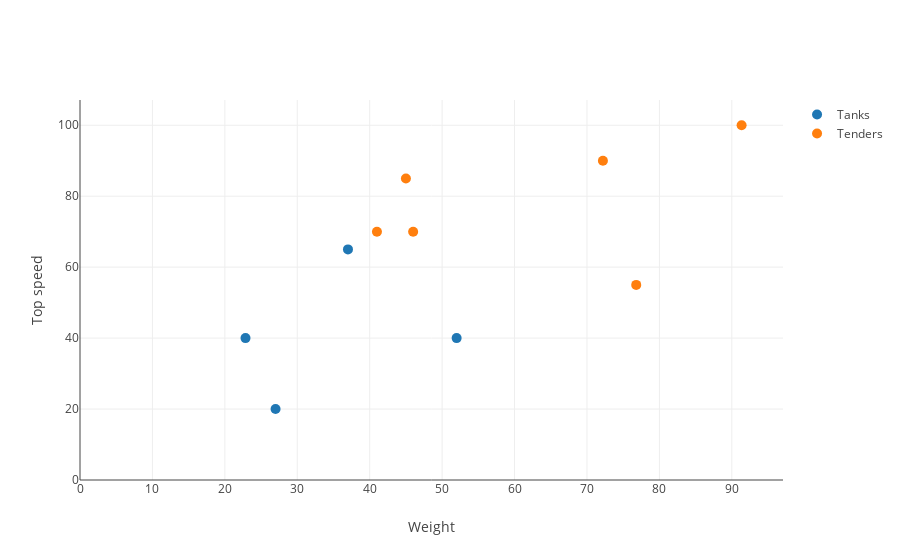

The notebook cell this image was saved under:
### Markdown cell above
If we want to use colour to show some categorical variable, we draw multiple traces onto one plot:

### Code cell
tanks_df = trains[trains['engine_type']=='Tank']
tenders_df = trains[trains['engine_type']=='Tender']

tanks_scatter = go.Scatter(x=tanks_df['weight_tons'], y=tanks_df['top_speed_mph'], 
                           mode='markers', 
                           marker=dict(size=10),
                           name="Tanks")
tenders_scatter = go.Scatter(x=tenders_df['weight_tons'], y=tenders_df['top_speed_mph'], 
                             mode='markers', 
                             marker=dict(size=10),
                             name="Tenders")

layout = go.Layout(xaxis=dict(rangemode='tozero',
                              title='Weight'),
                   yaxis=dict(rangemode='tozero',
                              title='Top speed')
                  )

fig = go.Figure(data=[tanks_scatter, tenders_scatter], layout=layout)

iplot(fig)

### Figure 1 — Plotly figure (JSON) as saved in the notebook; plotly's stock layout.template omitted (floating-point values rounded to 4 significant figures)
{"data": [{"marker": {"size": 10}, "mode": "markers", "name": "Tanks", "type": "scatter", "x": [52, 22.85, 27, 37], "y": [40, 40, 20, 65]}, {"marker": {"size": 10}, "mode": "markers", "name": "Tenders", "type": "scatter", "x": [41, 72.2, 91.35, 46, 45, 76.8], "y": [70, 90, 100, 70, 85, 55]}], "layout": {"xaxis": {"rangemode": "tozero", "title": "Weight"}, "yaxis": {"rangemode": "tozero", "title": "Top speed"}}}
